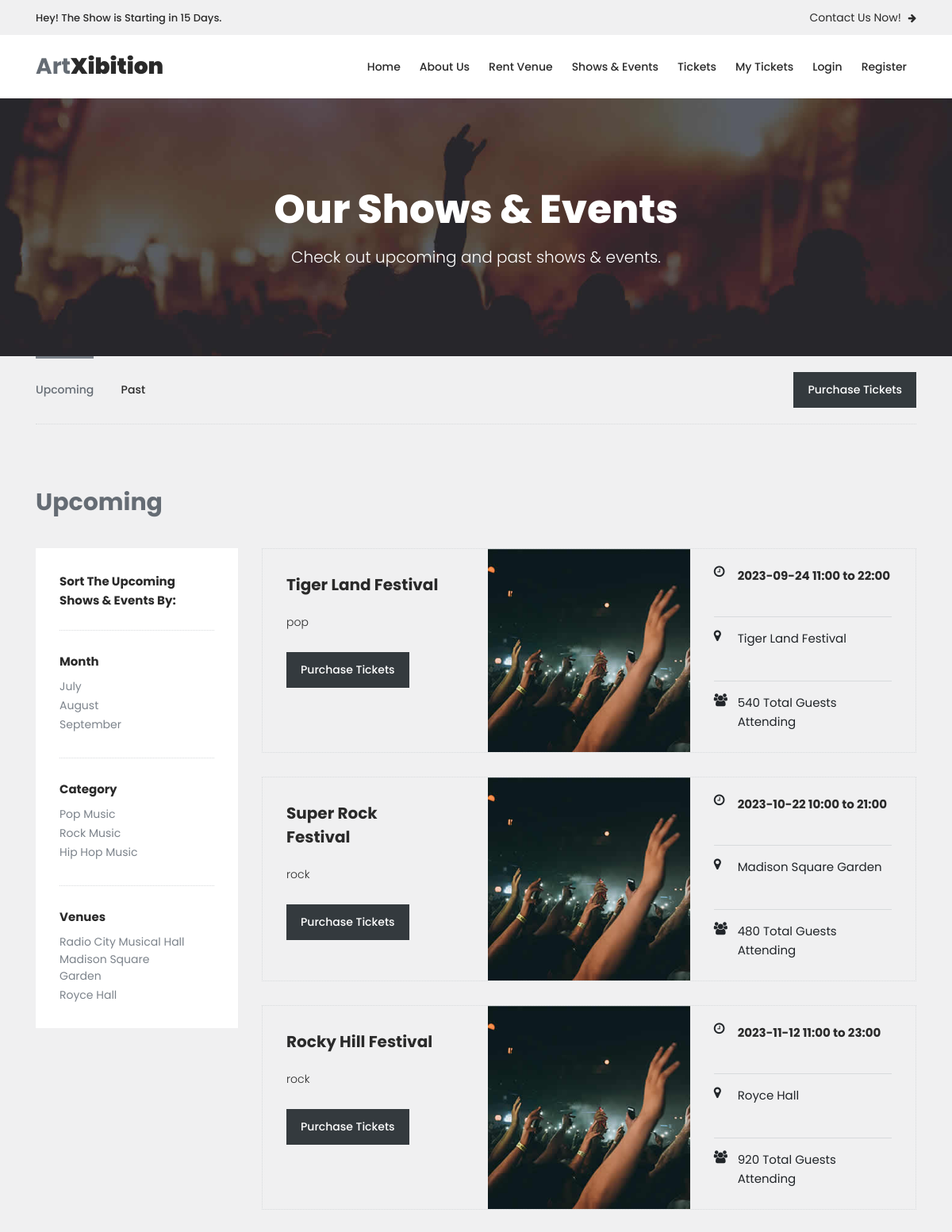
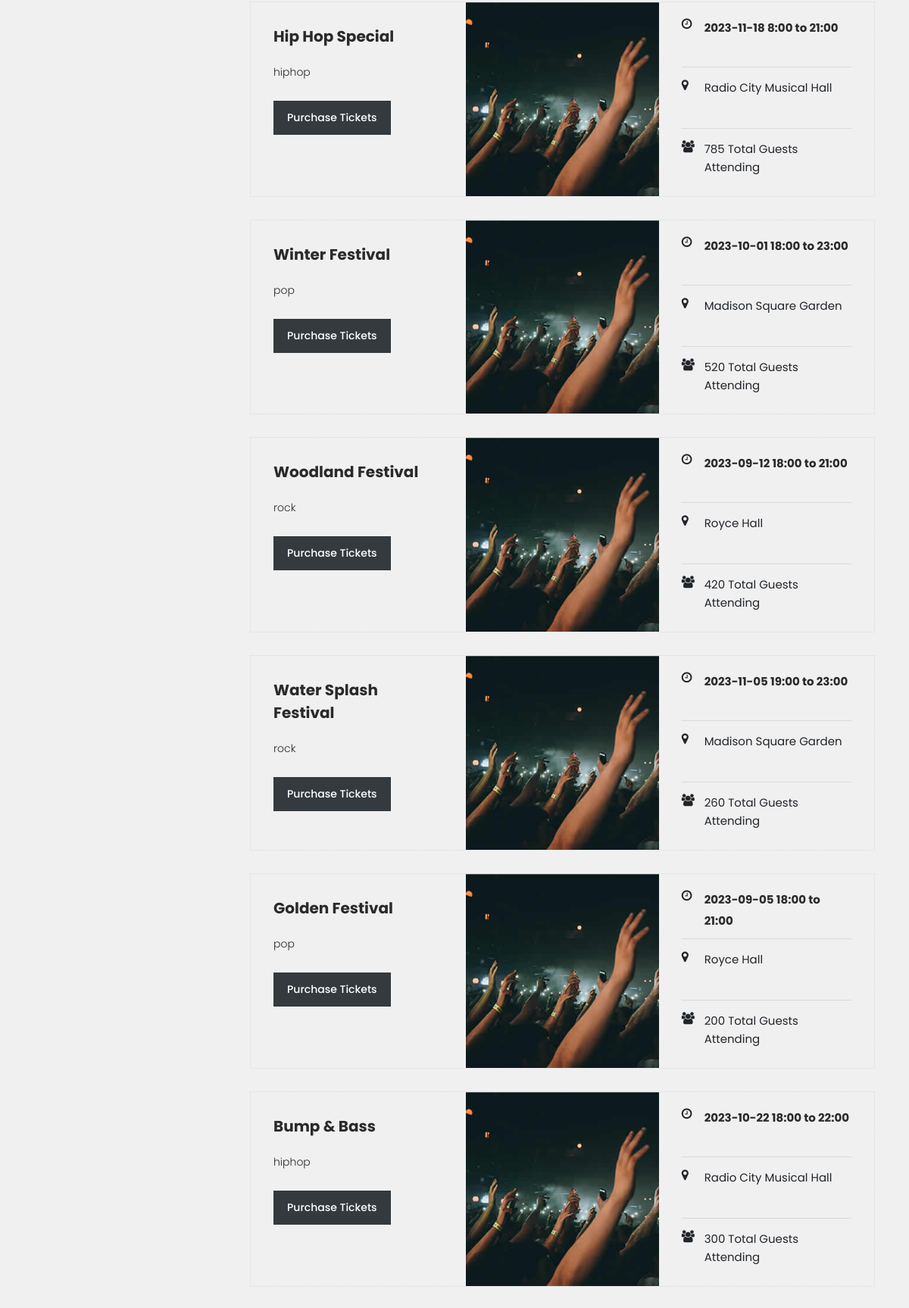
The app's page /shows-events.html (upper part) with its own data (2 pictures, top to bottom).
### app/models.py (models this page shows)
    class Etkinlikler(db.Model):
        etkinlik_id = db.Column(db.Integer, primary_key=True)
        etkinlik_ad = db.Column(db.String(100),nullable=False)
        etkinlik_turu = db.Column(db.String(100),nullable=False)
        etkinlik_yeri = db.Column(db.String(100),nullable=False)
        etkinlik_tarih = db.Column(db.Date, nullable=False)
        etkinlik_baslangic_saati = db.Column(db.Integer, nullable=False)
        etkinlik_bitis_saati = db.Column(db.Integer, nullable=False)
        kapasite = db.Column(db.Integer, nullable=False)
        bilet_id = db.Column(db.Integer, nullable=False)
        users = db.relationship('User', secondary='user_etkinliks', back_populates='etkinliks')

### app/views.py (the view)
@app.route('/shows-events.html')
def shows_events():
    events = Etkinlikler.query.all()
    return render_template('shows-events.html', events=events)

### app/__init__.py (called while the page is built)
@app.before_request
def before_request():
    if "/admin" in request.url:
        if current_user.is_authenticated and current_user.is_admin:
            return None
        else:
            return redirect(url_for("auth.login"))

### app/templates/shows-events.html (shortened to what this page needs)
{% extends 'base.html' %}
{%block content%}
    <div class="page-heading-shows-events">
        <div class="container">
            <div class="row">
                <div class="col-lg-12">
                    <h2>Our Shows & Events</h2>
                    <span>Check out upcoming and past shows & events.</span>
                </div>
            </div>
        </div>
    </div>
    <div class="shows-events-tabs">
        <div class="container">
            <div class="row">
                <div class="col-lg-12">
                    <div class="row" id="tabs">
                        <div class="col-lg-12">
                            <div class="heading-tabs">
                                <div class="row">
                                    <div class="col-lg-8">
                                        <ul>
                                          <li><a href='#tabs-1'>Upcoming</a></li>
                                          <li><a href='#tabs-2'>Past</a></a></li>
                                        </ul>
                                    </div>
                                    <div class="col-lg-4">
                                          <div class="main-dark-button">
                                              <a href="{{ url_for('tickets') }}">Purchase Tickets</a>
                                          </div>
                                    </div>
                                </div>
                            </div>
                        </div>
                        <div class="col-lg-12">
                            <section class='tabs-content'>
                                <article id='tabs-1'>
                                    <div class="row">
                                        <div class="col-lg-12">
                                            <div class="heading"><h2>Upcoming</h2></div>
                                        </div>
                                        <div class="col-lg-3">
                                            <div class="sidebar">
                                                <div class="row">
                                                    <div class="col-lg-12">
                                                        <div class="heading-sidebar">
                                                            <h4>Sort The Upcoming Shows & Events By:</h4>
                                                        </div>
                                                    </div>
                                                    <div class="col-lg-12">
                                                        <div class="month">
                                                            <h6>Month</h6>
                                                            <ul>
                                                                <li><a href="#">July</a></li>
                                                                <li><a href="#">August</a></li>
                                                                <li><a href="#">September</a></li>
                                                            </ul>
                                                        </div>
                                                    </div>
                                                    <div class="col-lg-12">
                                                        <div class="category">
                                                            <h6>Category</h6>
                                                            <ul>
                                                                <li><a href="#">Pop Music</a></li>
                                                                <li><a href="#">Rock Music</a></li>
                                                                <li><a href="#">Hip Hop Music</a></li>
                                                            </ul>
                                                        </div>
                                                    </div>
                                                    <div class="col-lg-12">
                                                        <div class="venues">
                                                            <h6>Venues</h6>
                                                            <ul>
                                                                <li><a href="#">Radio City Musical Hall</a></li>
                                                                <li><a href="#">Madison Square Garden</a></li>
                                                                <li><a href="#">Royce Hall</a></li>
                                                            </ul>
                                                        </div>
                                                    </div>
                                                </div>
                                            </div>
                                        </div>
                                        <div class="col-lg-9">
                                            <div class="row">
                                                {% for event in events %}
                                                    <div class="col-lg-12">
                                                        <div class="event-item">
                                                            <div class="row">
                                                                <div class="col-lg-4">
                                                                    <div class="left-content">
                                                                        <h4>{{event.etkinlik_ad}}</h4>
                                                                        <p>{{event.etkinlik_turu}}</p>
                                                                        <div class="main-dark-button"><a href="#" onclick="purchaseTicketsDetails('{{ event.etkinlik_ad }}')">Purchase Tickets</a></div>
                                                                    </div>
                                                                </div>
                                                                <div class="col-lg-4">
                                                                    <div class="thumb">
                                                                        <img src="/static/assets/images/event-page-01.jpg" alt="">
                                                                    </div>
                                                                </div>
                                                                <div class="col-lg-4">
                                                                    <div class="right-content">
                                                                        <ul>
                                                                            <li>
                                                                                <i class="fa fa-clock-o"></i>
                                                                                <h6>{{event.etkinlik_tarih}} {{event.etkinlik_baslangic_saati}}:00 to {{event.etkinlik_bitis_saati}}:00</h6>
                                                                            </li>
                                                                            <li>
                                                                                <i class="fa fa-map-marker"></i>
                                                                                <span>{{event.etkinlik_yeri}}</span>
                                                                            </li>
                                                                            <li>
                                                                                <i class="fa fa-users"></i>
                                                                                <span>{{event.kapasite}} Total Guests Attending</span>
                                                                            </li>
                                                                        </ul>
                                                                    </div>
                                                                </div>
                                                            </div>
                                                        </div>
                                                    </div>
                                                {% endfor %}
                                            </div>
                                        </div>
                                    </div>
                                </article>
                            </section>
                        </div>
                    </div>
                </div>
            </div>
        </div>
    </div>
{%endblock%}

### records on screen
Etkinlikler: etkinlik_ad "Tiger Land Festival", etkinlik_turu "pop", etkinlik_tarih "2023-09-24", etkinlik_baslangic_saati "11", etkinlik_bitis_saati "22", etkinlik_yeri "Tiger Land Festival", kapasite "540"
Etkinlikler: etkinlik_ad "Super Rock Festival", etkinlik_turu "rock", etkinlik_tarih "2023-10-22", etkinlik_baslangic_saati "10", etkinlik_bitis_saati "21", etkinlik_yeri "Madison Square Garden", kapasite "480"
Etkinlikler: etkinlik_ad "Rocky Hill Festival", etkinlik_turu "rock", etkinlik_tarih "2023-11-12", etkinlik_baslangic_saati "11", etkinlik_bitis_saati "23", etkinlik_yeri "Royce Hall", kapasite "920"
Etkinlikler: etkinlik_ad "Hip Hop Special", etkinlik_turu "hiphop", etkinlik_tarih "2023-11-18", etkinlik_baslangic_saati "8", etkinlik_bitis_saati "21", etkinlik_yeri "Radio City Musical Hall", kapasite "785"
Etkinlikler: etkinlik_ad "Winter Festival", etkinlik_turu "pop", etkinlik_tarih "2023-10-01", etkinlik_baslangic_saati "18", etkinlik_bitis_saati "23", etkinlik_yeri "Madison Square Garden", kapasite "520"
Etkinlikler: etkinlik_ad "Woodland Festival", etkinlik_turu "rock", etkinlik_tarih "2023-09-12", etkinlik_baslangic_saati "18", etkinlik_bitis_saati "21", etkinlik_yeri "Royce Hall", kapasite "420"
Etkinlikler: etkinlik_ad "Water Splash Festival", etkinlik_turu "rock", etkinlik_tarih "2023-11-05", etkinlik_baslangic_saati "19", etkinlik_bitis_saati "23", etkinlik_yeri "Madison Square Garden", kapasite "260"
Etkinlikler: etkinlik_ad "Golden Festival", etkinlik_turu "pop", etkinlik_tarih "2023-09-05", etkinlik_baslangic_saati "18", etkinlik_bitis_saati "21", etkinlik_yeri "Royce Hall", kapasite "200"
Etkinlikler: etkinlik_ad "Bump & Bass", etkinlik_turu "hiphop", etkinlik_tarih "2023-10-22", etkinlik_baslangic_saati "18", etkinlik_bitis_saati "22", etkinlik_yeri "Radio City Musical Hall", kapasite "300"
